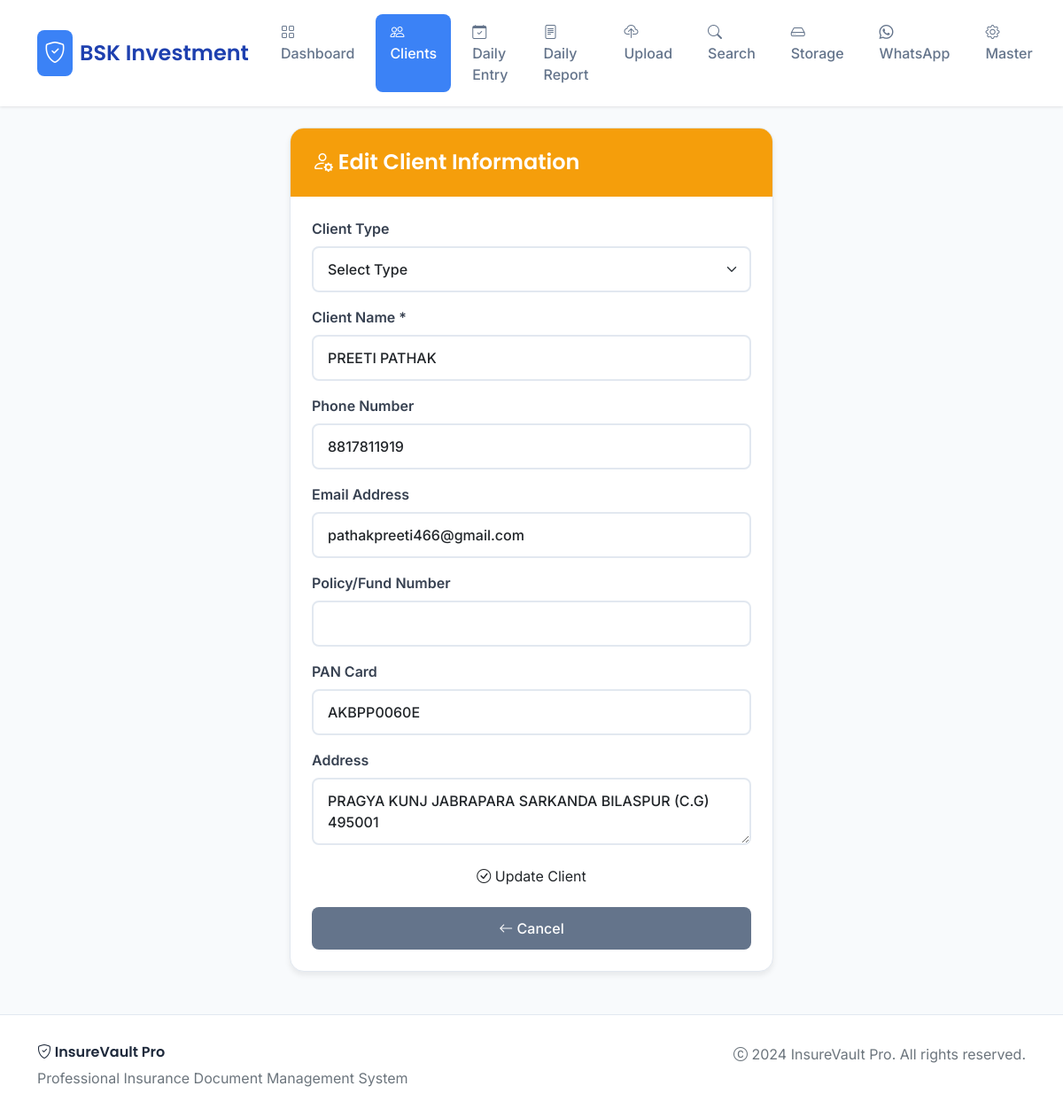
The page /edit_client/28 on the database its author committed.
### tables this page shows
CREATE TABLE clients (
            id INTEGER PRIMARY KEY AUTOINCREMENT,
            name TEXT NOT NULL,
            phone TEXT,
            email TEXT,
            folder_name TEXT,
            client_type TEXT,
            policy_number TEXT,
            pan_card TEXT,
            address TEXT,
            created_at TIMESTAMP DEFAULT CURRENT_TIMESTAMP
        , policy_expiry_date TEXT, premium_amount TEXT, policy_type TEXT);

### app.py (the view, shortened to what this page needs)
@app.route('/edit_client/<int:client_id>', methods=['GET', 'POST'])
def edit_client(client_id):
    conn = get_db_connection()
    client = conn.execute('SELECT * FROM clients WHERE id = ?', (client_id,)).fetchone()
    conn.close()
    return render_template('edit_client.html', client=client)

### app.py (called while the page is built)
def get_db_connection():
    try:
        conn = sqlite3.connect('documents.db', timeout=60)
        conn.row_factory = sqlite3.Row
        conn.execute('PRAGMA journal_mode=WAL')
        conn.execute('PRAGMA busy_timeout=60000')
        conn.execute('PRAGMA synchronous=NORMAL')
        return conn
    except sqlite3.Error as e:
        logger.error(f"Database connection error: {e}")
        return None

### templates/edit_client.html (shortened to what this page needs)
<!DOCTYPE html>
<html lang="hi">
<head>
    <link href="https://cdn.jsdelivr.net/npm/bootstrap@5.1.3/dist/css/bootstrap.min.css" rel="stylesheet">
    <link rel="stylesheet" href="https://cdn.jsdelivr.net/npm/bootstrap-icons@1.7.2/font/bootstrap-icons.css">
</head>
{% set active_page = 'clients' %}
{% include '_navbar.html' %}
    <div class="container mt-4">
        <div class="row">
            <div class="col-md-6 mx-auto">
                <div class="modern-card">
                    <div class="card-header-modern">
                        <h4 class="mb-0"><i class="bi bi-person-gear"></i> Edit Client Information</h4>
                    </div>
                    <div class="card-body p-4">
                        <form method="POST">
                            <div class="mb-3">
                                <label for="client_type" class="form-label">Client Type</label>
                                <select class="form-select" id="client_type" name="client_type">
                                    <option value="">Select Type</option>
                                </select>
                            </div>
                            <div class="mb-3">
                                <label for="name" class="form-label">Client Name *</label>
                                <input type="text" class="form-control" id="name" name="name" value="{{ client['name'] }}" required>
                            </div>
                            <div class="mb-3">
                                <label for="phone" class="form-label">Phone Number</label>
                                <input type="tel" class="form-control" id="phone" name="phone" value="{{ client['phone'] or '' }}">
                            </div>
                            <div class="mb-3">
                                <label for="email" class="form-label">Email Address</label>
                                <input type="email" class="form-control" id="email" name="email" value="{{ client['email'] or '' }}">
                            </div>
                            <div class="mb-3">
                                <label for="policy_number" class="form-label">Policy/Fund Number</label>
                                <input type="text" class="form-control" id="policy_number" name="policy_number" value="{{ client['policy_number'] or '' }}">
                            </div>
                            <div class="mb-3">
                                <label for="pan_card" class="form-label">PAN Card</label>
                                <input type="text" class="form-control" id="pan_card" name="pan_card" value="{{ client['pan_card'] or '' }}">
                            </div>
                            <div class="mb-3">
                                <label for="address" class="form-label">Address</label>
                                <textarea class="form-control" id="address" name="address" rows="2">{{ client['address'] or '' }}</textarea>
                            </div>
                            <div class="d-grid gap-3">
                                <button type="submit" class="btn btn-warning-custom">
                                    <i class="bi bi-check-circle"></i> Update Client
                                </button>
                                <a href="{{ url_for('client_details', client_id=client['id']) }}" class="btn btn-secondary-custom">
                                    <i class="bi bi-arrow-left"></i> Cancel
                                </a>
                            </div>
                        </form>
                    </div>
                </div>
            </div>
        </div>
    </div>
    <footer class="footer">
        <div class="container">
            <div class="row">
                <div class="col-md-6">
                    <h6 style="font-family: 'Poppins', sans-serif; font-weight: 600; color: #1e293b;">
                        <i class="bi bi-shield-check"></i> InsureVault Pro
                    </h6>
                    <p class="text-muted mb-0">Professional Insurance Document Management System</p>
                </div>
                <div class="col-md-6 text-md-end">
                    <p class="text-muted mb-0">
                        <i class="bi bi-c-circle"></i> 2024 InsureVault Pro. All rights reserved.
                    </p>
                </div>
            </div>
        </div>
    </footer>
</body>
</html>

### templates/edit_client.html (style rules this page uses)
* { margin: 0; padding: 0; box-sizing: border-box; }
.modern-card { background: white; border-radius: 16px; box-shadow: 0 4px 6px rgba(0,0,0,0.07); border: 1px solid #e2e8f0; overflow: hidden; }
.card-header-modern { background: #f59e0b; color: white; padding: 1.5rem; border: none; }
.card-header-modern h4 { margin: 0; font-weight: 600; font-family: 'Poppins', sans-serif; }
.form-control, .form-select { border: 2px solid #e2e8f0; border-radius: 8px; padding: 0.75rem 1rem; font-weight: 500; transition: all 0.3s ease; }
.form-label { font-weight: 600; color: #374151; margin-bottom: 0.5rem; }
.btn-secondary-custom { background: #64748b; border: none; color: white; padding: 0.75rem 1.5rem; border-radius: 8px; font-weight: 500; transition: all 0.3s ease; }
.footer { background: white; border-top: 1px solid #e2e8f0; padding: 2rem 0; margin-top: 3rem; }

### rows shown on the page
clients: name "PREETI PATHAK", phone "8817811919", email "pathakpreeti466@gmail.com", pan_card "AKBPP0060E", address "PRAGYA KUNJ JABRAPARA SARKANDA BILASPUR (C.G) 495001"
